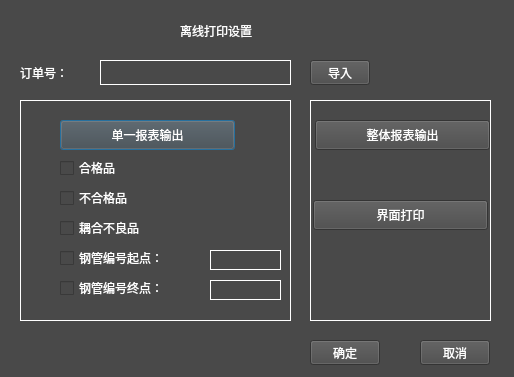
<?xml version="1.0" encoding="UTF-8"?>
<ui version="4.0">
 <class>FormOffLineClass</class>
 <widget class="QDialog" name="FormOffLineClass">
  <property name="geometry">
   <rect>
    <x>0</x>
    <y>0</y>
    <width>514</width>
    <height>377</height>
   </rect>
  </property>
  <property name="windowTitle">
   <string>FormOffLine</string>
  </property>
  <property name="styleSheet">
   <string notr="true">background-color: rgb(73, 73, 73);</string>
  </property>
  <widget class="QLabel" name="label">
   <property name="geometry">
    <rect>
     <x>180</x>
     <y>20</y>
     <width>151</width>
     <height>21</height>
    </rect>
   </property>
   <property name="styleSheet">
    <string notr="true">color: rgb(255, 255, 255);
font: 18pt &quot;新宋体&quot;;</string>
   </property>
   <property name="text">
    <string>离线打印设置</string>
   </property>
  </widget>
  <widget class="QLineEdit" name="lineEditOrderNumber">
   <property name="geometry">
    <rect>
     <x>100</x>
     <y>60</y>
     <width>191</width>
     <height>25</height>
    </rect>
   </property>
   <property name="styleSheet">
    <string notr="true">QLineEdit{color: rgb(255, 255, 255);
font: 12pt &quot;新宋体&quot;;
border:1px solid rgb(255,255,255);
}
</string>
   </property>
  </widget>
  <widget class="QLabel" name="label_2">
   <property name="geometry">
    <rect>
     <x>20</x>
     <y>60</y>
     <width>68</width>
     <height>25</height>
    </rect>
   </property>
   <property name="styleSheet">
    <string notr="true">color: rgb(255, 255, 255);
font: 15pt &quot;新宋体&quot;;</string>
   </property>
   <property name="text">
    <string>订单号：</string>
   </property>
  </widget>
  <widget class="QWidget" name="widget_2" native="true">
   <property name="geometry">
    <rect>
     <x>20</x>
     <y>100</y>
     <width>271</width>
     <height>221</height>
    </rect>
   </property>
   <property name="styleSheet">
    <string notr="true">QWidget#widget_2{
border:1px solid rgb(255,255,255);
}</string>
   </property>
   <widget class="QCheckBox" name="checkBoxQualified">
    <property name="geometry">
     <rect>
      <x>40</x>
      <y>60</y>
      <width>81</width>
      <height>16</height>
     </rect>
    </property>
    <property name="styleSheet">
     <string notr="true">color: rgb(255, 255, 255);
font: 15pt &quot;新宋体&quot;;</string>
    </property>
    <property name="text">
     <string>合格品</string>
    </property>
   </widget>
   <widget class="QCheckBox" name="checkBoxFeature">
    <property name="geometry">
     <rect>
      <x>40</x>
      <y>90</y>
      <width>101</width>
      <height>16</height>
     </rect>
    </property>
    <property name="styleSheet">
     <string notr="true">color: rgb(255, 255, 255);
font: 15pt &quot;新宋体&quot;;</string>
    </property>
    <property name="text">
     <string>不合格品</string>
    </property>
   </widget>
   <widget class="QCheckBox" name="checkBoxBadCouple">
    <property name="geometry">
     <rect>
      <x>40</x>
      <y>120</y>
      <width>121</width>
      <height>16</height>
     </rect>
    </property>
    <property name="styleSheet">
     <string notr="true">color: rgb(255, 255, 255);
font: 15pt &quot;新宋体&quot;;</string>
    </property>
    <property name="text">
     <string>耦合不良品</string>
    </property>
   </widget>
   <widget class="QCheckBox" name="checkBoxNumberBegin">
    <property name="geometry">
     <rect>
      <x>40</x>
      <y>150</y>
      <width>145</width>
      <height>16</height>
     </rect>
    </property>
    <property name="styleSheet">
     <string notr="true">color: rgb(255, 255, 255);
font: 15pt &quot;新宋体&quot;;</string>
    </property>
    <property name="text">
     <string>钢管编号起点：</string>
    </property>
   </widget>
   <widget class="QCheckBox" name="checkBoxNumberEnd">
    <property name="geometry">
     <rect>
      <x>40</x>
      <y>180</y>
      <width>145</width>
      <height>16</height>
     </rect>
    </property>
    <property name="styleSheet">
     <string notr="true">color: rgb(255, 255, 255);
font: 15pt &quot;新宋体&quot;;</string>
    </property>
    <property name="text">
     <string>钢管编号终点：</string>
    </property>
   </widget>
   <widget class="QLineEdit" name="lineEditNumberBegin">
    <property name="geometry">
     <rect>
      <x>190</x>
      <y>150</y>
      <width>71</width>
      <height>20</height>
     </rect>
    </property>
    <property name="styleSheet">
     <string notr="true">QLineEdit{color: rgb(255, 255, 255);
font: 12pt &quot;新宋体&quot;;
border:1px solid rgb(255,255,255);
}
</string>
    </property>
   </widget>
   <widget class="QLineEdit" name="lineEditNumberEnd">
    <property name="geometry">
     <rect>
      <x>190</x>
      <y>180</y>
      <width>71</width>
      <height>20</height>
     </rect>
    </property>
    <property name="styleSheet">
     <string notr="true">QLineEdit{color: rgb(255, 255, 255);
font: 12pt &quot;新宋体&quot;;
border:1px solid rgb(255,255,255);
}
</string>
    </property>
   </widget>
   <widget class="QPushButton" name="pushButtonSingle">
    <property name="geometry">
     <rect>
      <x>40</x>
      <y>20</y>
      <width>175</width>
      <height>30</height>
     </rect>
    </property>
    <property name="styleSheet">
     <string notr="true">color: rgb(255, 255, 255);
font: 16pt &quot;新宋体&quot;;</string>
    </property>
    <property name="text">
     <string>单一报表输出</string>
    </property>
   </widget>
  </widget>
  <widget class="QWidget" name="widget_3" native="true">
   <property name="geometry">
    <rect>
     <x>310</x>
     <y>100</y>
     <width>181</width>
     <height>221</height>
    </rect>
   </property>
   <property name="styleSheet">
    <string notr="true">QWidget#widget_3{
border:1px solid rgb(255,255,255);
}</string>
   </property>
   <widget class="QPushButton" name="pushButtonPainter">
    <property name="geometry">
     <rect>
      <x>3</x>
      <y>100</y>
      <width>175</width>
      <height>30</height>
     </rect>
    </property>
    <property name="styleSheet">
     <string notr="true">color: rgb(255, 255, 255);
font: 16pt &quot;新宋体&quot;;</string>
    </property>
    <property name="text">
     <string>界面打印</string>
    </property>
   </widget>
   <widget class="QPushButton" name="pushButtonWhole">
    <property name="geometry">
     <rect>
      <x>5</x>
      <y>20</y>
      <width>175</width>
      <height>30</height>
     </rect>
    </property>
    <property name="styleSheet">
     <string notr="true">color: rgb(255, 255, 255);
font: 16pt &quot;新宋体&quot;;</string>
    </property>
    <property name="text">
     <string>整体报表输出</string>
    </property>
   </widget>
  </widget>
  <widget class="QPushButton" name="pushButtonYes">
   <property name="geometry">
    <rect>
     <x>310</x>
     <y>340</y>
     <width>70</width>
     <height>25</height>
    </rect>
   </property>
   <property name="styleSheet">
    <string notr="true">color: rgb(255, 255, 255);
font: 15pt &quot;新宋体&quot;;</string>
   </property>
   <property name="text">
    <string>确定</string>
   </property>
  </widget>
  <widget class="QPushButton" name="pushButtonNo">
   <property name="geometry">
    <rect>
     <x>420</x>
     <y>340</y>
     <width>70</width>
     <height>25</height>
    </rect>
   </property>
   <property name="styleSheet">
    <string notr="true">color: rgb(255, 255, 255);
font: 15pt &quot;新宋体&quot;;</string>
   </property>
   <property name="text">
    <string>取消</string>
   </property>
  </widget>
  <widget class="QPushButton" name="pushButtonIn">
   <property name="geometry">
    <rect>
     <x>310</x>
     <y>60</y>
     <width>60</width>
     <height>25</height>
    </rect>
   </property>
   <property name="minimumSize">
    <size>
     <width>60</width>
     <height>25</height>
    </size>
   </property>
   <property name="maximumSize">
    <size>
     <width>60</width>
     <height>25</height>
    </size>
   </property>
   <property name="styleSheet">
    <string notr="true">color: rgb(255, 255, 255);
font: 15pt &quot;新宋体&quot;;</string>
   </property>
   <property name="text">
    <string>导入</string>
   </property>
  </widget>
 </widget>
 <layoutdefault spacing="6" margin="11"/>
 <resources>
  <include location="formoffline.qrc"/>
 </resources>
 <connections/>
</ui>
